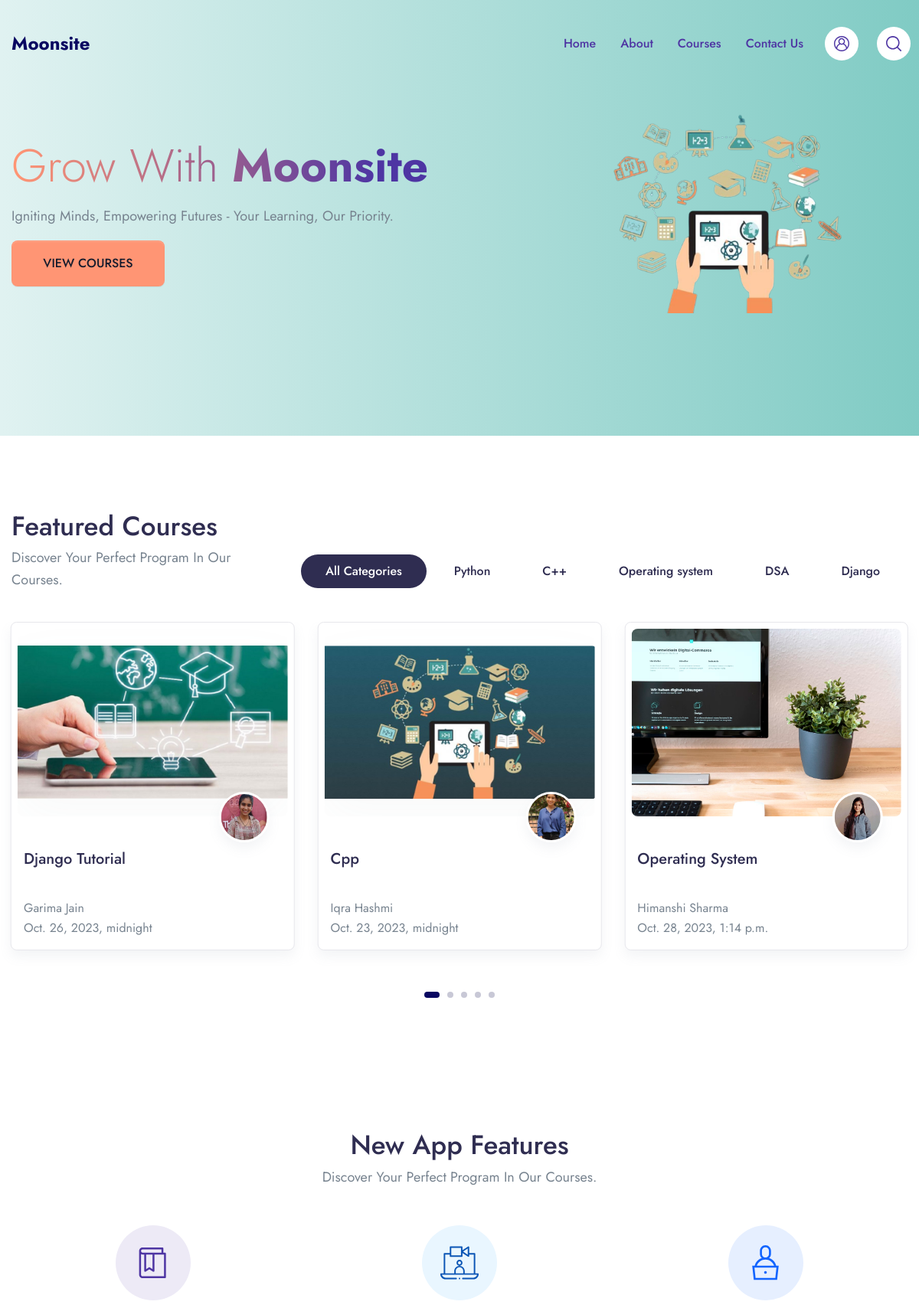
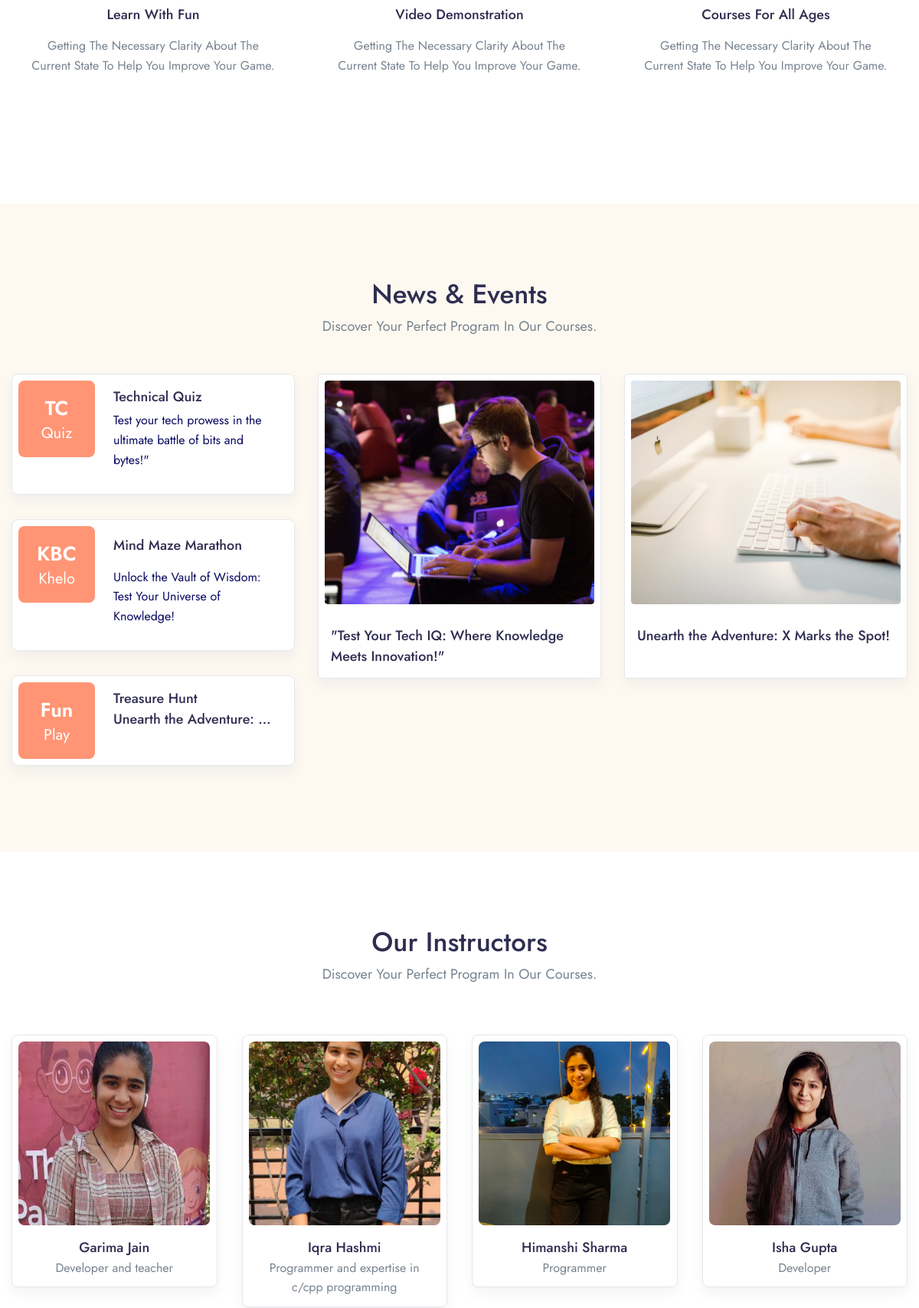
The page / (upper part) on the database its author committed (2 pictures, top to bottom).
### app/models.py (models this page shows)
class Categories(models.Model):
    icon = models.CharField(max_length=200,null=True)
    name = models.CharField(max_length=100)
    def __str__(self):
        return self.name

class Course(models.Model):
    title = models.CharField(max_length=100)
    status = (
        ("Publish","Publish"),
        ("DRAFT","DRAFT"),
    )
    featured_images = models.ImageField(upload_to='featured_images/')
    created_at = models.DateField(auto_now_add=True)
    author = models.ForeignKey(Author,on_delete=models.CASCADE,null=True)
    author_image = models.ImageField(upload_to='author_images/',default='')
    category  = models.ForeignKey(Categories,on_delete=models.CASCADE,null=True)
    desc = models.TextField()
    level = models.ForeignKey(Levels,on_delete=models.CASCADE,null=True)
    slug = models.SlugField(default='',max_length=100,null=True,blank=True,unique=True)
    created_at=models.DateTimeField(default=now)
    def __str__(self):
        return self.title
    def get_absolute_url(self):
        from django.urls import reverse
        return reverse ( "course_details", kwargs={'slug': self.slug} )

class Author(models.Model):
    author_name = models.CharField(max_length = 100 )
    author_profile = models.ImageField(upload_to='images/')
    about_author = models.TextField()
    def __str__(self):
        return self.author_name

### mysite/views.py (the view)
# urls.py: 2. Add a URL to urlpatterns:  path('', views.home, name='home')
def home(request):
    category = Categories.objects.all()
    course = Course.objects.all()
    teacher = Author.objects.all()
    print("categories only after login",category)
    print(teacher)
    return render(request,'main/index.html',{"category":category,"course":course,"teacher":teacher})

### templates/main/index.html (shortened to what this page needs)
{% extends 'base.html' %}
{% block content %}
    <section class="py-13 pt-xl-14 mt-n13 pb-lg-17 bg-cover position-relative" style="background: linear-gradient(90deg, #E0F2F1 0.13%, #80CBC4 100.01%);">
        <div class="container">
            <div class="row align-items-center">
                <div class="col-12 col-md-5 col-lg-5 order-md-2" data-aos="fade-in">
                    <img src="/static/assets/img/rimmi.png" class="img-fluid ms-xl-n20 mw-md-390 mb-16 mb-md-0" alt="...">
                </div>
                <div class="col-12 col-md-7 col-lg-7 order-md-1">
                    <h1 class="display-2 text-gradient-1 text-capitalize" data-aos="fade-left" data-aos-duration="150">
                        Grow With  <span class="fw-bold">Moonsite</span>
                    </h1>
                    <p class="lead pe-md-8 pe-xl-12 text-capitalize" data-aos="fade-up" data-aos-duration="200">
                        Igniting Minds, Empowering Futures - Your Learning, Our Priority.
                    </p>
                    {% if request.user.is_authenticated %}
            <a href="{% url 'course'%}" class="btn btn-tangerine btn-wide rounded-lg d-none d-lg-inline-block" data-aos="fade-up" data-aos-duration="200">VIEW COURSES</a>
                  {% else %}
                      <a href="{% url 'course'%}" class="btn btn-tangerine btn-wide rounded-lg d-none d-lg-inline-block" data-aos="fade-up" data-aos-duration="200">VIEW COURSES</a>
                    {% endif %}
                </div>
            </div>
        </div>
    </section>
      <section class="pt-5 pb-9 py-md-11 bg-white">
        <div class="container container-wd">
            <div class="row align-items-end mb-7">
                <div class="col-xl mb-5 mb-xl-0">
                    <h1 class="mb-1">Featured Courses</h1>
                    <p class="font-size-lg text-capitalize mb-0">Discover your perfect program in our courses.</p>
                </div>
                <div class="col-xl-auto">
                    <div class="nav justify-content-lg-start justify-content-xl-center justify-content-center tab-nav-1" id="pills-tab" role="tablist">
                        <a class="btn-sm btn-pill me-1 mb-1 text-dark fw-medium px-6 active" id="pills-all-tab" data-bs-toggle="tab" href="#pills-all" role="tab" aria-controls="pills-all" aria-selected="true">
                            All Categories
                        </a>
                        {% for i in category %}
                        <a class="btn-sm btn-pill me-1 mb-1 text-dark fw-medium px-6" id="pills-art-tab" data-bs-toggle="tab" href="#pills-{{i.id}}" role="tab" aria-controls="pills-{{i.id}}" aria-selected="false">
                            {{i.name}}
                        </a>
                        {% endfor %}
                    </div>
                </div>
            </div>
            <div class="tab-content flickity-tab" id="pills-tabContent">
                <div class="tab-pane fade show active" id="pills-all" role="tabpanel" aria-labelledby="pills-all-tab">
                    <div class="mx-n4 flickity-button-outset" data-flickity='{"pageDots": true, "prevNextButtons": true, "cellAlign": "left", "wrapAround": true, "imagesLoaded": true}'>
                       {% for i in course %}
                        <div class="col-12 col-md-6 col-xl-4 col-wd-3 pb-4 pb-md-7" style="padding-right:15px;padding-left:15px;">
                            <div class="card border shadow p-2 rounded-lg sk-fade">
                                <div class="card-zoom position-relative">
                                    <a href="{{i.get_absolute_url}}" class="card-img sk-thumbnail img-ratio-9 d-block">
                                        <img class="rounded shadow-light-lg" src="/media/{{i.featured_images}}/" alt="garu{{i}}">
                                    </a>
                                </div>
                                <div class="card-footer px-2 pb-2 mb-1 pt-4 position-relative">
                                    <a href="#" class="d-block">
                                        <div class="avatar avatar-xl badge-float position-absolute top-0 right-0 mt-n6 me-5 rounded-circle shadow border border-white border-w-lg">
                                            <img src="/media/{{i.author_image}}/" alt="..." class="avatar-img rounded-circle">
                                        </div>
                                    </a>
                                    <div class="position-relative">
                                        <a href="{{i.get_absolute_url}}" class="d-block stretched-link"><h4 class="line-clamp-2 h-md-48 h-lg-58 me-md-6 me-lg-10 me-xl-4 mb-2">{{i.title}}</h4></a>
                                        <div class="d-lg-flex align-items-end flex-wrap mb-n1">
                                            <div class="">
                                                <div class="rating">{{i.author}}</div>
                                                <div class="rating">{{i.created_at}}</div>
                                            </div>
                                        </div>
                                    </div>
                                </div>
                            </div>
                        </div>
                         {% endfor %}
                    </div>
                </div>
            </div>
        </div>
    </section>
    <section class="py-5 pt-md-11 pb-md-12 bg-white text-center">
        <div class="container">
            <div class="mb-8">
                <h1 class="mb-1">New App Features</h1>
                <p class="font-size-lg mb-0 text-capitalize">Discover your perfect program in our courses.</p>
            </div>
            <div class="row text-capitalize">
                <div class="col-md-4 mb-5">
                    <div class="d-inline-block rounded-circle mb-4">
                        <div class="icon-circle icon-circle-lg" style="background-color: #EDEAF6; color: #4E35A3;">
                        </div>
                    </div>
                    <h5>Learn with fun</h5>
                    <p class="px-lg-4 px-xl-5">Getting the necessary clarity about the current state to help you improve your game.</p>
                </div>
                <div class="col-md-4 mb-5">
                    <div class="d-inline-block rounded-circle mb-4">
                        <div class="icon-circle icon-circle-lg" style="background-color: #E9F6FF; color: #0B55B5;">
                        </div>
                    </div>
                    <h5>Video Demonstration</h5>
                    <p class="px-lg-4 px-xl-5">Getting the necessary clarity about the current state to help you improve your game.</p>
                </div>
                <div class="col-md-4 mb-5">
                    <div class="d-inline-block rounded-circle mb-4">
                        <div class="icon-circle icon-circle-lg" style="background-color: #E6EFFF; color: #1264FF;">
                        </div>
                    </div>
                    <h5>Courses for all Ages</h5>
                    <p class="px-lg-4 px-xl-5">Getting the necessary clarity about the current state to help you improve your game.</p>
                </div>
            </div>
        </div>
    </section>
    <section class="py-6 pt-md-11 pb-md-10 bg-cover position-relative" style="background-color: #FDF9F1;">
        <div class="container">
            <div class="mb-8 text-center">
                <h1 class="mb-1">News & Events</h1>
                <p class="font-size-lg mb-0 text-capitalize">Discover your perfect program in our courses.</p>
            </div>
            <div class="row">
                <div class="col-lg-4 pb-5 pb-lg-0" data-aos="fade-right">
                    <div class="card border rounded-lg shadow p-2 lift mb-4 mb-xl-6">
                        <div class="row gx-0">
                            <div class="col-auto">
                                <a href="{% url 'game' %}" class="rounded-lg d-flex w-100p h-100p place-center bg-tangerine">
                                    <div class="w-100 text-center">
                                        <h3 class="text-white mb-0 fw-semi-bold font-size-xxl">TC</h3>
                                        <span class="h4 mb-0 text-white fw-normal">Quiz</span>
                                    </div>
                                </a>
                            </div>
                            <div class="col">
                                <div class="ms-5 py-2">
                                    <a href="{% url 'game' %}" class="mb-2 me-xl-3 d-block"><h5 class="line-clamp-2 mb-1">Technical Quiz</h5><p>Test your tech prowess in the ultimate battle of bits and bytes!"</p>
                                    </a>
                                </div>
                            </div>
                        </div>
                    </div>
                    <div class="card border rounded-lg shadow p-2 lift mb-4 mb-xl-6">
                        <div class="row gx-0">
                            <div class="col-auto">
                                <a href="{% url 'game2' %}" class="rounded-lg d-flex w-100p h-100p place-center bg-tangerine">
                                    <div class="w-100 text-center">
                                        <h3 class="text-white mb-0 fw-semi-bold font-size-xxl">KBC</h3>
                                        <span class="h4 mb-0 text-white fw-normal">Khelo</span>
                                    </div>
                                </a>
                            </div>
                            <div class="col">
                                <div class="ms-5 py-2">
                                    <a href="{% url 'game2' %}" class="mb-2 me-xl-3 d-block"><h5 class="line-clamp-2 mb-1"><h5>Mind Maze Marathon</h5><p>Unlock the Vault of Wisdom: Test Your Universe of Knowledge!</p></a>
                                </div>
                            </div>
                        </div>
                    </div>
                    <div class="card border rounded-lg shadow p-2 lift mb-4 mb-xl-6">
                        <div class="row gx-0">
                            <div class="col-auto">
                                <a href="{% url 'treasure_hunt' %}" class="rounded-lg d-flex w-100p h-100p place-center bg-tangerine">
                                    <div class="w-100 text-center">
                                        <h3 class="text-white mb-0 fw-semi-bold font-size-xxl">Fun</h3>
                                        <span class="h4 mb-0 text-white fw-normal">Play</span>
                                    </div>
                                </a>
                            </div>
                            <div class="col">
                                <div class="ms-5 py-2">
                                    <a href="{% url 'treasure_hunt' %}" class="mb-2 me-xl-3 d-block"><h5 class="line-clamp-2 mb-1">Treasure Hunt <p>Unearth the Adventure: X Marks the Spot</p></h5></a>
                                </div>
                            </div>
                        </div>
                    </div>
                </div>
                <div class="col-lg-8" data-aos="fade-left">
                    <div class="row row-cols-md-2">
                        <div class="col-md mb-5 mb-lg-0">
                            <div class="card border shadow p-2 lift sk-fade">
                                <div class="card-zoom position-relative">
                                    <a href="{% url 'game' %}" class="card-img d-block sk-thumbnail img-ratio-8"><img class="rounded shadow-light-lg img-fluid" src="/static/assets/img/post/post-7.jpg" alt="..."></a>
                                </div>
                                <div class="card-footer px-2 pb-0 pt-4">
                                    <a href="#" class="d-block"><h5 class="line-clamp-2 h-48 h-lg-52 mb-2">"Test Your Tech IQ: Where Knowledge Meets Innovation!"</h5></a>
                                </div>
                            </div>
                        </div>
                        <div class="col-md mb-5 mb-lg-0">
                            <div class="card border shadow p-2 lift sk-fade">
                                <div class="card-zoom position-relative">
                                    <a href="{% url 'treasure_hunt' %}" class="card-img d-block sk-thumbnail img-ratio-8"><img class="rounded shadow-light-lg img-fluid" src="/static/assets/img/post/post-8.jpg" alt="..."></a>
                                </div>
                                <div class="card-footer px-2 pb-0 pt-4">
                                    <a href="#" class="d-block"><h5 class="line-clamp-2 h-48 h-lg-52 mb-2">Unearth the Adventure: X Marks the Spot!</h5></a>
                                </div>
                            </div>
                        </div>
                    </div>
                </div>
            </div>
        </div>
    </section>
    <section class="pt-5 pb-9 py-md-11 bg-white">
        <div class="container">
            <div class="text-center mb-4 mb-md-7 text-capitalize" data-aos="fade-up">
                <h1 class="mb-1">Our Instructors</h1>
                <p class="font-size-lg mb-0">Discover your perfect program in our courses.</p>
            </div>
            <div class="mx-n3 mx-md-n4" data-flickity='{"pageDots": true, "prevNextButtons": false, "cellAlign": "left", "wrapAround": true, "imagesLoaded": true}'>
                {% for i in teacher %}
                <div class="col-6 col-md-4 col-lg-3 text-center py-5 text-md-left px-3 px-md-4" data-aos="fade-up" data-aos-delay="50">
                    <div class="card rounded-lg border shadow p-2 lift">
                        <div class="card-zoom position-relative" style="max-width: 250px;">
                            <a href="#" class="card-img sk-thumbnail img-ratio-4 card-hover-overlay d-block"><img class="rounded shadow-light-lg img-fluid" src="/media/{{i.author_profile}}" alt="..."></a>
                        </div>
                        <div class="card-footer px-3 pt-4 pb-1">
                            <a href="#" class="d-block"><h5 class="mb-0">{{i.author_name}}</h5></a>
                            <span class="font-size-d-sm">{{i.about_author}}</span>
                        </div>
                    </div>
                </div>
{% endfor %}
            </div>
        </div>
    </section>
<br>
<br>
{% endblock %}

### rows shown on the page
Categories: name "Python"
Categories: name "C++"
Categories: name "Operating system"
Categories: name "DSA"
Categories: name "Django"
Course: featured_images (picture), author_image (picture), title "Django Tutorial", author "Garima Jain", created_at "Oct. 26, 2023, midnight"
Course: featured_images (picture), author_image (picture), title "Cpp", author "Iqra Hashmi", created_at "Oct. 23, 2023, midnight"
Course: featured_images (picture), author_image (picture), title "Operating System", author "Himanshi Sharma", created_at "Oct. 28, 2023, 1:14 p.m."
Author: author_profile (picture), author_name "Garima Jain", about_author "Developer and teacher"
Author: author_profile (picture), author_name "Iqra Hashmi", about_author "Programmer and expertise in c/cpp programming"
Author: author_profile (picture), author_name "Himanshi Sharma", about_author "Programmer"
Author: author_profile (picture), author_name "Isha Gupta", about_author "Developer"
